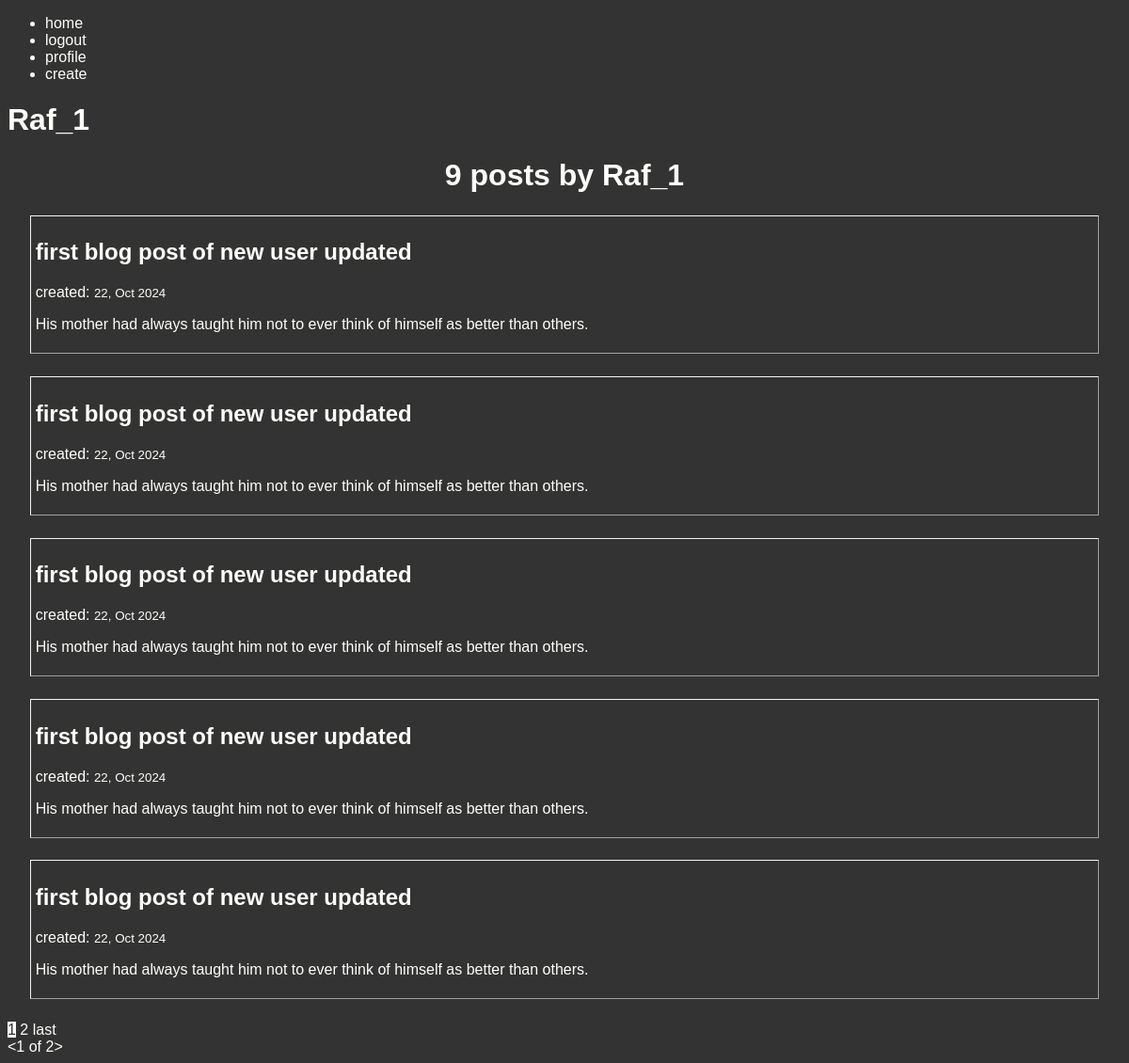
/post/Raf_1/ (signed in), run on the app's committed database.
### blog/models.py (models this page shows, shortened)
class Post(models.Model):
    person = models.ForeignKey(User, on_delete=models.CASCADE)
    date = models.DateTimeField(auto_now_add=True)
    subject = models.CharField(max_length=100)
    info = models.TextField()

### blog/views.py (the view)
# urls.py: path('post/<str:username>/', UserPostListView.as_view(), name='user-posts'),
class UserPostListView(ListView):
    model = Post
    template_name = 'blog/user_posts.html'
    context_object_name = 'values'
    paginate_by = 5
    def get_queryset(self):
        user = get_object_or_404(User, username=self.kwargs.get('username'))
        new_list = Post.objects.filter(person=user)
        return new_list.order_by('-date')

### blog/templates/blog/user_posts.html (shortened to what this page needs)
{% extends 'blog/base.html' %}
{% block content %}
    <h1 style="text-align: center;">{{ page_obj.paginator.count }} posts by {{ view.kwargs.username }}</h1>
    {% for val in values %}
        <section class="section">
            <h2><a href="{% url 'detail' val.id %}">{{ val.subject }}</a></h2>
            <p>created: <small>{{ val.date|date:"j, M Y"}}</small></p>
            <p>{{ val.info }}</p>
        </section>
    {% endfor %}
    {% if is_paginated %}
        {% for num in page_obj.paginator.page_range %}
        {% if num == page_obj.number %}
            <a href="?page={{ page_obj.number }}"
            style="background-color: #FEFEFA; color: #333;">{{ page_obj.number }}</a>
        {% elif num > page_obj.number|add:"-3" and num < page_obj.number|add:"3" %}
            <a href="?page={{ num }}">{{ num }}</a>
        {% endif %}
        {% endfor %}
        {% if page_obj.has_next %}
            <a href="?page={{ page_obj.paginator.num_pages }}">last</a>
        {% endif %}
        <div>
            {% for num in page_obj.paginator.page_range %}
                {% if num == page_obj.number %}
                    <a href="?page={{ page_obj.number }}">
                        &lt;{{ page_obj.number }} of {{ page_obj.paginator.num_pages }}&gt;
                    </a>
                {% endif %}
            {% endfor %}
        </div>
    {% endif %}
{% endblock content %}

### blog/templates/blog/base.html (shortened to what this page needs)
{% load static %}
<!DOCTYPE html>
<html lang="en">
    <head>
        <link rel="stylesheet" href="{% static 'blog/main.css' %}">
    </head>
    <body>
        <header>
            <ul>
                <li><a href="{% url 'home' %}">home</a></li>
                {% if user.is_authenticated %}
                    <li><a href="{% url 'logout' %}">logout</a></li>
                    <li><a href="{% url 'profile' %}">profile</a></li>
                    <li><a href="{% url 'create' %}">create</a></li>
                {% else %}
                    <li><a href="{% url 'login' %}">login</a></li>
                    <li><a href="{% url 'register' %}">register</a></li>
                {% endif %}
            </ul>
            {% if user.is_authenticated %}
                <h1>{{ user.username }}</h1>
            {% else %}
                <h1>{{ title }}</h1>
            {% endif %}
        </header>
        {% block content %}{% endblock content %}
    </body>
</html>

### blog/static/blog/main.css (style rules this page uses)
body { background-color: #333; color: #FEFEFA; font-family: Verdana, Geneva, Tahoma, sans-serif; }
a:any-link { color: #FEFEFA; text-decoration: none; }
.section { border: 1px outset whitesmoke; outline: whitesmoke invert 1px; margin: 2%; padding: 5px; }

### data on the page
Post: subject "first blog post of new user updated", date "22, Oct 2024", info "His mother had always taught him not to ever think of himself as better than others."
Post: subject "first blog post of new user updated", date "22, Oct 2024", info "His mother had always taught him not to ever think of himself as better than others."
Post: subject "first blog post of new user updated", date "22, Oct 2024", info "His mother had always taught him not to ever think of himself as better than others."
Post: subject "first blog post of new user updated", date "22, Oct 2024", info "His mother had always taught him not to ever think of himself as better than others."
Post: subject "first blog post of new user updated", date "22, Oct 2024", info "His mother had always taught him not to ever think of himself as better than others."

### other printed values
{{ user.username }} "Raf_1"
{{ page_obj.paginator.count }} "9"
{{ view.kwargs.username }} "Raf_1"
{{ page_obj.number }} "1"
{{ num }} "2"
{{ page_obj.paginator.num_pages }} "2"
